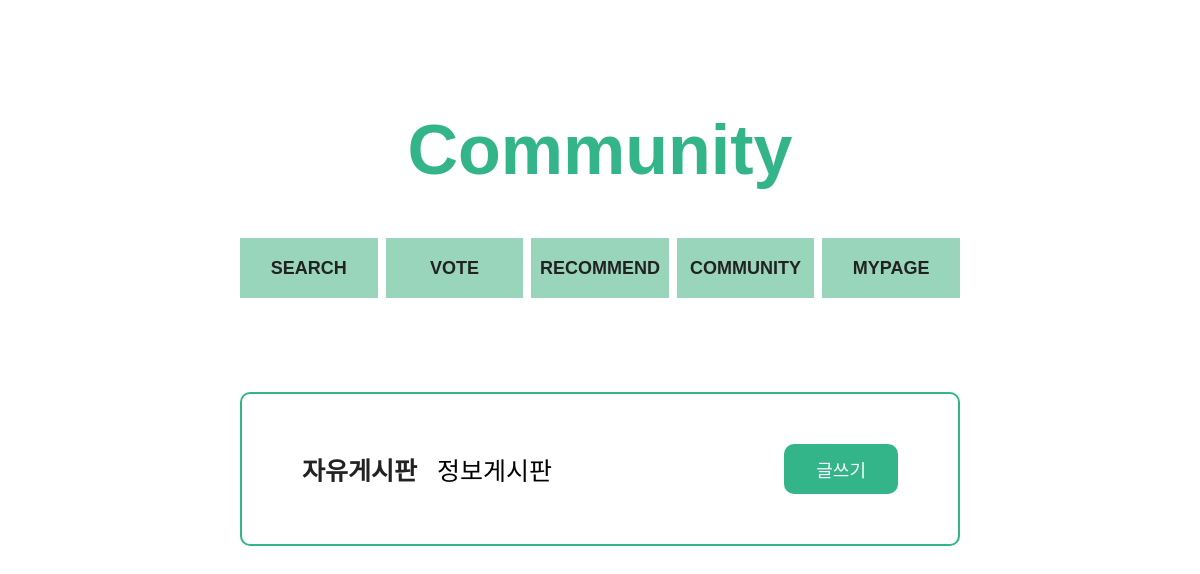
/pages/community/index.php, run on an earlier commit of the app's database.
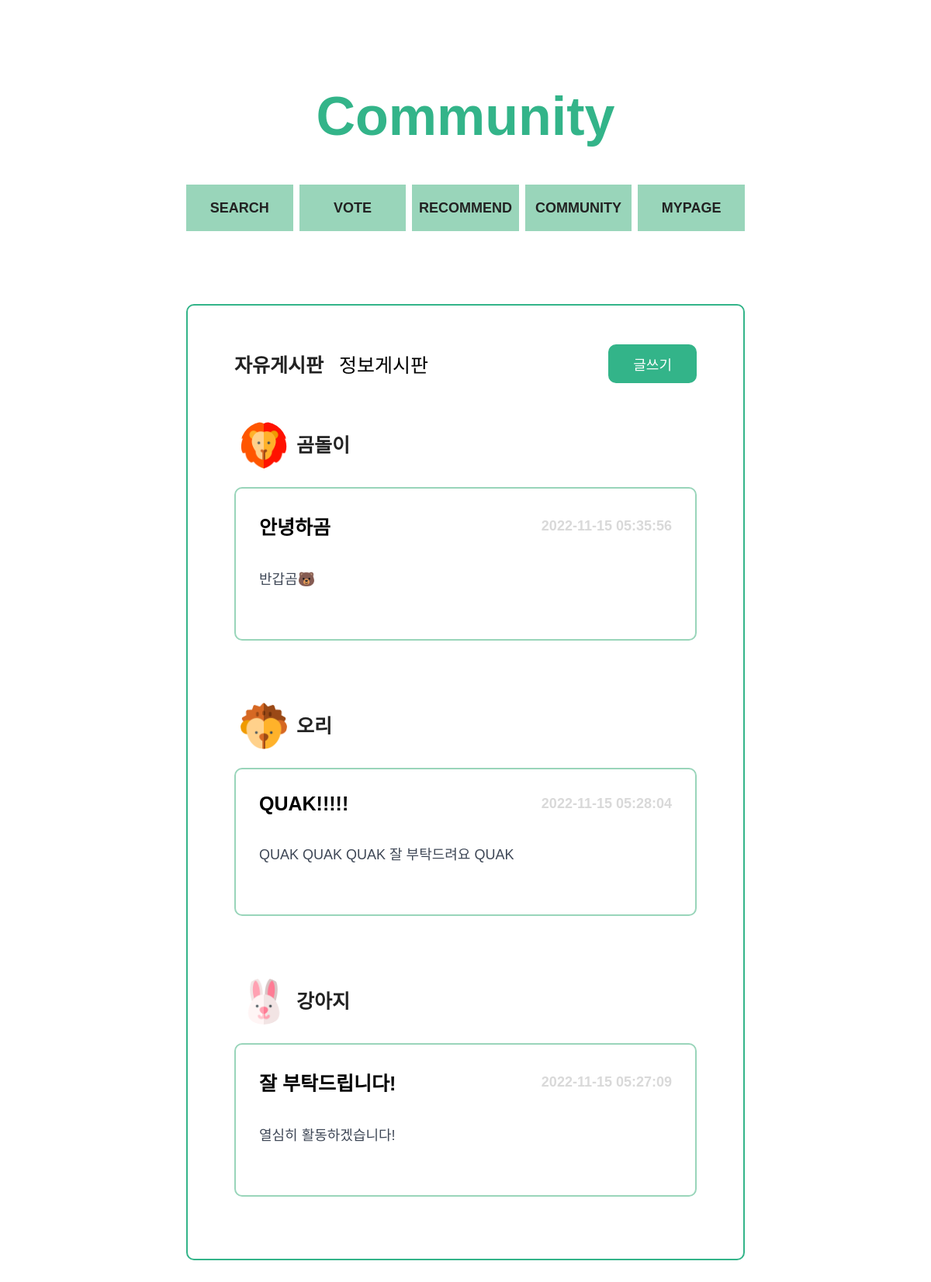
And on a later commit of the database.
### tables this page shows
CREATE TABLE `board` (
  `boardid` int(11) NOT NULL AUTO_INCREMENT,
  `userid` varchar(20) NOT NULL,
  `title` varchar(50) NOT NULL,
  `content` varchar(500) NOT NULL,
  `timestamps` timestamp NOT NULL DEFAULT current_timestamp(),
  `type` varchar(10) NOT NULL,
  PRIMARY KEY (`boardid`),
  KEY `userid` (`userid`),
  CONSTRAINT `board_ibfk_1` FOREIGN KEY (`userid`) REFERENCES `users` (`userid`)
);

CREATE TABLE `users` (
  `userid` varchar(20) NOT NULL,
  `password` varchar(40) NOT NULL,
  `name` varchar(15) NOT NULL,
  `profile` varchar(500) NOT NULL,
  PRIMARY KEY (`userid`),
  KEY `idx_users_name` (`name`)
);

### pages/community/index.php (the view, shortened to what this page needs)
<?php
$conn = mysqli_connect("localhost", "team15", "team15", "team15");
$res = array();
$userId = $_SESSION['userId'];
if (mysqli_connect_errno()) {
    echo "<script>alert('Connection fail');</script>";
    exit();
} else {
    $sql = "select f.boardid, f.title, f.content, f.timestamps, u.userid, u.name, u.profile
            from board as f
            inner join users as u on f.userid = u.userid
            where type = 'free'
            order by f.boardid desc";
    if($stmt = mysqli_prepare($conn, $sql)) {
        if(mysqli_stmt_execute($stmt)) {
            mysqli_stmt_bind_result($stmt, $boardid, $title, $content, $time, $writerId, $writer, $writer_profile);
            while(mysqli_stmt_fetch($stmt)) {
                array_push($res, [
                    "boardid" => $boardid,
                    "title" => $title,
                    "content" => $content,
                    "time" => $time,
                    "writerId" => $writerId,
                    "writer" => $writer,
                    "profile" => $writer_profile
                ]);
            }
        } else {
            echo "<script>alert('fail execute the query');</script>";
            exit();
        }
    } else {
        echo "<script>alert('Fail prepare the statement');</script>";
        exit();
    }
}
?>
<!DOCTYPE html>
<html lang="en">
<head>
    <link rel="stylesheet" href="../../index.css">
    <link rel="stylesheet" href="./communityStyle.css">
</head>
<body>
    <div id="contents">
        <header class="title">
            <h1>Community</h1>
        </header>
        <section class="menu">
            <a href="../search/search.php"><h4 class="eachMenu">SEARCH</h4></a>
            <a href="../vote/index.html"><h4 class="eachMenu">VOTE</h4></a>
            <a href="../recommend/index.html"><h4 class="eachMenu">RECOMMEND</h4></a>
            <a href="../community/index.php"><h4 class="eachMenu">COMMUNITY</h4></a>
            <a href="../mypage/index.php"><h4 class="eachMenu">MYPAGE</h4></a>
        </section>
        <section class="board">
            <div class="topMenu">
                <div class="category">
                    <h3 class="free" onclick="location.href='index.php'"><span id="span">자유게시판</span></h3>
                    <h3 class="info" onclick="location.href='community_info.php'">정보게시판</h3>
                </div>
                <?php
                $url = "./community_newPost.php?type=free";
                ?>
                    <button class="button" onclick="location.href='<?=$url?>'">글쓰기</button>
            </div>
            <?php
            for ($i=0; $i < count($res); $i++) {
                if($res[$i]['writerId'] == $userId) {
                    $url = "community_myPost.php?boardid=".$res[$i]['boardid'];
                } else {
                    $url = "community_each.php?boardid=".$res[$i]['boardid'];
                }
            ?>
            <div class="post" onclick="location.href='<?=$url?>'">
                <div class="eachProfile">
                    <img class="profileImg" src=<?=$res[$i]['profile']?>>
                    <p class="nickName"><?=$res[$i]['writer']?></p>
                </div>
                <div class="eachPost">
                    <div class="eachPostTop">
                        <h3 class="eachPostTitle"><?=$res[$i]['title']?></h3>
                        <div class="timeStamp"><?=$res[$i]['time']?></div>
                    </div>
                    <h4 class="postContents">
                        <?=$res[$i]['content']?>
                    </h4>
                </div>
            </div>
            <?php
            }
            ?>
        </section>
    </div>
</body>
</html>

What changed in the data, as far as the page shows it:
added board: userid.profile (picture), userid.name "곰돌이", title "안녕하곰", timestamps "2022-11-15 05:35:56", content "반갑곰🐻"
added board: userid.profile (picture), userid.name "오리", title "QUAK!!!!!", timestamps "2022-11-15 05:28:04", content "QUAK QUAK QUAK 잘 부탁드려요 QUAK"
added board: userid.profile (picture), userid.name "강아지", title "잘 부탁드립니다!", timestamps "2022-11-15 05:27:09", content "열심히 활동하겠습니다!"
